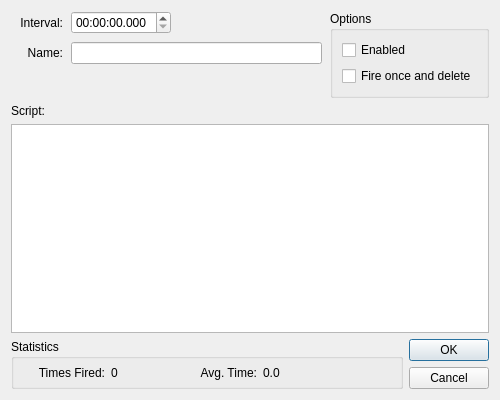
<?xml version="1.0" encoding="UTF-8"?>
<ui version="4.0">
 <class>DialogTimer</class>
 <widget class="QDialog" name="DialogTimer">
  <property name="geometry">
   <rect>
    <x>0</x>
    <y>0</y>
    <width>500</width>
    <height>400</height>
   </rect>
  </property>
  <property name="windowTitle">
   <string>Edit Timer</string>
  </property>
  <layout class="QVBoxLayout" name="verticalLayout">
   <item>
    <layout class="QHBoxLayout" name="timerHorizontal" stretch="1,0">
     <property name="spacing">
      <number>8</number>
     </property>
     <item>
      <layout class="QFormLayout" name="timerForm">
       <property name="fieldGrowthPolicy">
        <enum>QFormLayout::ExpandingFieldsGrow</enum>
       </property>
       <property name="labelAlignment">
        <set>Qt::AlignRight|Qt::AlignTrailing|Qt::AlignVCenter</set>
       </property>
       <item row="1" column="0">
        <widget class="QLabel" name="labelName">
         <property name="sizePolicy">
          <sizepolicy hsizetype="Fixed" vsizetype="Preferred">
           <horstretch>0</horstretch>
           <verstretch>0</verstretch>
          </sizepolicy>
         </property>
         <property name="minimumSize">
          <size>
           <width>52</width>
           <height>0</height>
          </size>
         </property>
         <property name="text">
          <string>Name:</string>
         </property>
         <property name="alignment">
          <set>Qt::AlignRight|Qt::AlignTrailing|Qt::AlignVCenter</set>
         </property>
        </widget>
       </item>
       <item row="1" column="1">
        <widget class="QLineEdit" name="name">
         <property name="sizePolicy">
          <sizepolicy hsizetype="Expanding" vsizetype="Fixed">
           <horstretch>0</horstretch>
           <verstretch>0</verstretch>
          </sizepolicy>
         </property>
         <property name="minimumSize">
          <size>
           <width>150</width>
           <height>0</height>
          </size>
         </property>
        </widget>
       </item>
       <item row="0" column="1">
        <widget class="QTimeEdit" name="interval">
         <property name="sizePolicy">
          <sizepolicy hsizetype="Expanding" vsizetype="Fixed">
           <horstretch>0</horstretch>
           <verstretch>0</verstretch>
          </sizepolicy>
         </property>
         <property name="minimumSize">
          <size>
           <width>100</width>
           <height>0</height>
          </size>
         </property>
         <property name="maximumSize">
          <size>
           <width>100</width>
           <height>16777215</height>
          </size>
         </property>
         <property name="displayFormat">
          <string>hh:mm:ss.zzz</string>
         </property>
        </widget>
       </item>
       <item row="0" column="0">
        <widget class="QLabel" name="labelInterval">
         <property name="sizePolicy">
          <sizepolicy hsizetype="Fixed" vsizetype="Preferred">
           <horstretch>0</horstretch>
           <verstretch>0</verstretch>
          </sizepolicy>
         </property>
         <property name="minimumSize">
          <size>
           <width>52</width>
           <height>0</height>
          </size>
         </property>
         <property name="text">
          <string>Interval:</string>
         </property>
         <property name="alignment">
          <set>Qt::AlignRight|Qt::AlignTrailing|Qt::AlignVCenter</set>
         </property>
        </widget>
       </item>
      </layout>
     </item>
     <item>
      <widget class="QGroupBox" name="groupOptions">
       <property name="sizePolicy">
        <sizepolicy hsizetype="Fixed" vsizetype="Preferred">
         <horstretch>0</horstretch>
         <verstretch>0</verstretch>
        </sizepolicy>
       </property>
       <property name="minimumSize">
        <size>
         <width>150</width>
         <height>0</height>
        </size>
       </property>
       <property name="title">
        <string>Options</string>
       </property>
       <layout class="QVBoxLayout" name="verticalLayout_7">
        <item>
         <widget class="QCheckBox" name="enabled">
          <property name="text">
           <string>Enabled</string>
          </property>
         </widget>
        </item>
        <item>
         <widget class="QCheckBox" name="once">
          <property name="text">
           <string>Fire once and delete</string>
          </property>
         </widget>
        </item>
       </layout>
      </widget>
     </item>
    </layout>
   </item>
   <item>
    <widget class="QLabel" name="labelScript">
     <property name="text">
      <string>Script:</string>
     </property>
    </widget>
   </item>
   <item>
    <widget class="LuaEdit" name="script"/>
   </item>
   <item>
    <layout class="QHBoxLayout" name="horizontalLayout">
     <item>
      <widget class="QGroupBox" name="groupStats">
       <property name="sizePolicy">
        <sizepolicy hsizetype="Expanding" vsizetype="Preferred">
         <horstretch>0</horstretch>
         <verstretch>0</verstretch>
        </sizepolicy>
       </property>
       <property name="title">
        <string>Statistics</string>
       </property>
       <layout class="QGridLayout" name="gridLayout">
        <property name="leftMargin">
         <number>6</number>
        </property>
        <property name="topMargin">
         <number>6</number>
        </property>
        <property name="rightMargin">
         <number>6</number>
        </property>
        <property name="bottomMargin">
         <number>6</number>
        </property>
        <item row="0" column="1">
         <widget class="QLabel" name="labelTimesFired">
          <property name="maximumSize">
           <size>
            <width>85</width>
            <height>16777215</height>
           </size>
          </property>
          <property name="text">
           <string>Times Fired:</string>
          </property>
          <property name="alignment">
           <set>Qt::AlignRight|Qt::AlignTrailing|Qt::AlignVCenter</set>
          </property>
         </widget>
        </item>
        <item row="0" column="2">
         <widget class="QLabel" name="timesFired">
          <property name="maximumSize">
           <size>
            <width>75</width>
            <height>16777215</height>
           </size>
          </property>
          <property name="text">
           <string>0</string>
          </property>
         </widget>
        </item>
        <item row="0" column="3">
         <widget class="QLabel" name="labelAvgTime">
          <property name="maximumSize">
           <size>
            <width>65</width>
            <height>16777215</height>
           </size>
          </property>
          <property name="text">
           <string>Avg. Time:</string>
          </property>
          <property name="alignment">
           <set>Qt::AlignRight|Qt::AlignTrailing|Qt::AlignVCenter</set>
          </property>
         </widget>
        </item>
        <item row="0" column="4">
         <widget class="QLabel" name="avgTime">
          <property name="text">
           <string>0.0</string>
          </property>
         </widget>
        </item>
       </layout>
      </widget>
     </item>
     <item alignment="Qt::AlignRight|Qt::AlignBottom">
      <widget class="QDialogButtonBox" name="buttonBox">
       <property name="sizePolicy">
        <sizepolicy hsizetype="Preferred" vsizetype="Fixed">
         <horstretch>0</horstretch>
         <verstretch>0</verstretch>
        </sizepolicy>
       </property>
       <property name="orientation">
        <enum>Qt::Vertical</enum>
       </property>
       <property name="standardButtons">
        <set>QDialogButtonBox::Cancel|QDialogButtonBox::Ok</set>
       </property>
      </widget>
     </item>
    </layout>
   </item>
  </layout>
 </widget>
 <customwidgets>
  <customwidget>
   <class>LuaEdit</class>
   <extends>QTextEdit</extends>
   <header>luaedit.h</header>
  </customwidget>
 </customwidgets>
 <tabstops>
  <tabstop>interval</tabstop>
  <tabstop>name</tabstop>
  <tabstop>enabled</tabstop>
  <tabstop>once</tabstop>
  <tabstop>script</tabstop>
 </tabstops>
 <resources/>
 <connections>
  <connection>
   <sender>buttonBox</sender>
   <signal>accepted()</signal>
   <receiver>DialogTimer</receiver>
   <slot>accept()</slot>
   <hints>
    <hint type="sourcelabel">
     <x>248</x>
     <y>254</y>
    </hint>
    <hint type="destinationlabel">
     <x>157</x>
     <y>274</y>
    </hint>
   </hints>
  </connection>
  <connection>
   <sender>buttonBox</sender>
   <signal>rejected()</signal>
   <receiver>DialogTimer</receiver>
   <slot>reject()</slot>
   <hints>
    <hint type="sourcelabel">
     <x>316</x>
     <y>260</y>
    </hint>
    <hint type="destinationlabel">
     <x>286</x>
     <y>274</y>
    </hint>
   </hints>
  </connection>
 </connections>
</ui>
